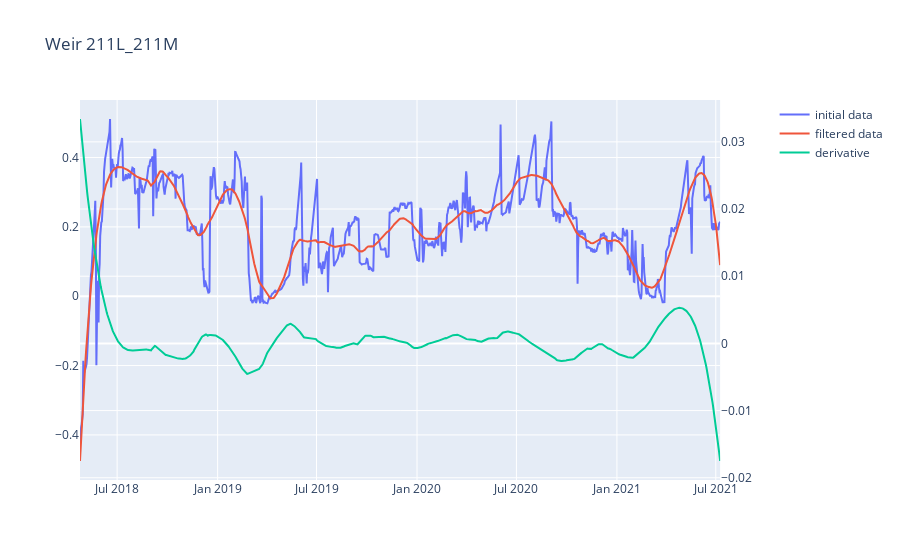

Source (notebook cell):
### Code cell
plot_filtered(filter_data(df_leij, 201, 4, 1, default = True))

### Figure 1 — Plotly figure (JSON) as saved in the notebook; plotly's stock layout.template omitted (floating-point values rounded to 4 significant figures; data arrays with more than 128 entries replaced by an {"elided": "..."} marker saying what was removed)
{"data": [{"name": "initial data", "type": "scatter", "x": {"elided": "1173 str values"}, "xaxis": "x", "y": {"elided": "1173 float values"}, "yaxis": "y"}, {"name": "filtered data", "type": "scatter", "x": {"elided": "1173 str values"}, "xaxis": "x", "y": {"elided": "1173 float values"}, "yaxis": "y"}, {"name": "derivative", "type": "scatter", "x": {"elided": "1173 str values"}, "xaxis": "x", "y": {"elided": "1173 float values"}, "yaxis": "y2"}], "layout": {"title": {"text": "Weir 211L_211M"}, "xaxis": {"anchor": "y", "domain": [0, 0.94]}, "yaxis": {"anchor": "x", "domain": [0, 1]}, "yaxis2": {"anchor": "x", "overlaying": "y", "side": "right"}}}
